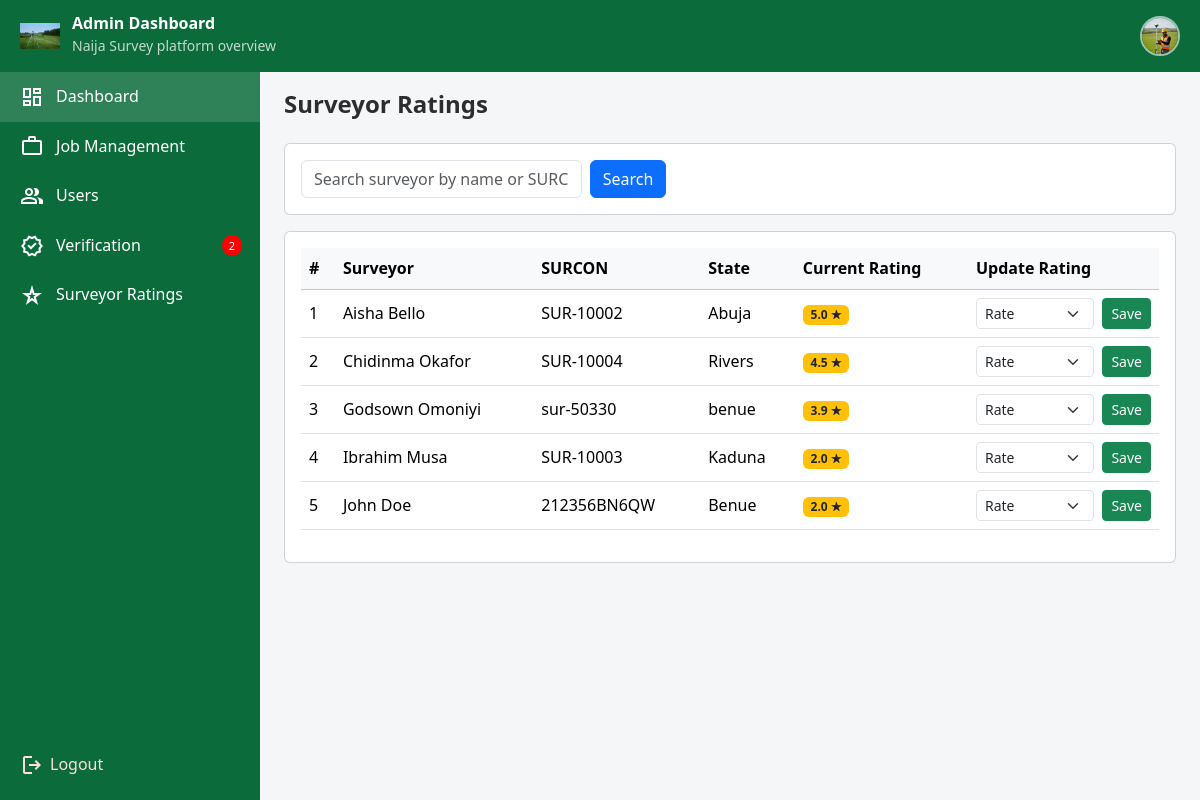
Page /Admin/surveyor_ratings.php (signed in) on the committed database.
### tables this page shows
CREATE TABLE IF NOT EXISTS `surveyors_profile` (
  `id` int NOT NULL AUTO_INCREMENT,
  `account_id` int NOT NULL,
  `first_name` varchar(100) NOT NULL,
  `surname` varchar(100) NOT NULL,
  `other_names` varchar(100) DEFAULT NULL,
  `phone_number` varchar(20) NOT NULL,
  `whatsapp_number` varchar(20) NOT NULL,
  `years_of_experience` int NOT NULL,
  `bio` text NOT NULL,
  `state` varchar(100) NOT NULL,
  `lga` varchar(100) NOT NULL,
  `address` text NOT NULL,
  `profile_image` varchar(255) NOT NULL,
  `id_type` varchar(50) NOT NULL,
  `id_document` varchar(255) NOT NULL,
  `surcon_number` varchar(50) NOT NULL,
  `specialization` enum('Land & Boundary Survey','Engineering Survey','Topographic Survey','Cadastral Survey','Hydrographic Survey','GIS Survey') NOT NULL,
  `verification_status` enum('pending','verified','rejected') NOT NULL DEFAULT 'pending',
  `verified_at` datetime NOT NULL DEFAULT CURRENT_TIMESTAMP,
  `created_at` datetime NOT NULL DEFAULT CURRENT_TIMESTAMP,
  `updated_at` datetime NOT NULL DEFAULT CURRENT_TIMESTAMP ON UPDATE CURRENT_TIMESTAMP,
  `rating` decimal(2,1) NOT NULL DEFAULT '0.0',
  `reviews_count` int NOT NULL DEFAULT '0',
  PRIMARY KEY (`id`),
  KEY `fk_surveyor_user` (`account_id`)
);

### Admin/surveyor_ratings.php (the view, shortened to what this page needs)
<?php
require_once "../config/db-connect.php";
$search = trim($_GET['search'] ?? "");
$sql = "
    SELECT
        id,
        first_name,
        surname,
        surcon_number,
        rating,
        reviews_count,
        state
    FROM surveyors_profile
    WHERE verification_status = 'verified'
";
$params = [];
$sql .= " ORDER BY first_name ASC";
$stmt = $pdo->prepare($sql);
$stmt->execute($params);
$surveyors = $stmt->fetchAll(PDO::FETCH_ASSOC);
?>
<!DOCTYPE html>
<html lang="en">
<head>
<link href="https://cdn.jsdelivr.net/npm/bootstrap@5.3.3/dist/css/bootstrap.min.css" rel="stylesheet">
<link rel="stylesheet" href="../assets/css/style.css">
</head>
<body>
<?php include "../components/nav.php"; ?>
<?php include "../components/admin-sidebar.php"; ?>
<div class="container-fluid px-4 main">
  <h4 class="fw-bold mb-4">Surveyor Ratings</h4>
  <div class="card mb-3">
    <div class="card-body">
      <form method="get" class="row g-2 align-items-center">
        <div class="col-md-4">
          <input
            type="text"
            name="search"
            class="form-control"
            placeholder="Search surveyor by name or SURCON..."
            value="<?php echo htmlspecialchars($search); ?>"
          >
        </div>
        <div class="col-md-auto">
          <button class="btn btn-primary">Search</button>
        </div>
      </form>
    </div>
  </div>
  <div class="card">
    <div class="card-body table-responsive">
      <table class="table table-hover align-middle">
        <thead class="table-light">
          <tr>
            <th>#</th>
            <th>Surveyor</th>
            <th>SURCON</th>
            <th>State</th>
            <th>Current Rating</th>
            <th>Update Rating</th>
          </tr>
        </thead>
        <tbody>
          <?php if (empty($surveyors)): ?>
            <tr>
              <td colspan="6" class="text-center text-muted">
                No verified surveyors found
              </td>
            </tr>
          <?php else: ?>
            <?php foreach ($surveyors as $i => $s): ?>
              <tr>
                <td><?php echo $i + 1; ?></td>
                <td>
                  <?php echo htmlspecialchars($s['first_name'].' '.$s['surname']); ?>
                </td>
                <td><?php echo htmlspecialchars($s['surcon_number']); ?></td>
                <td><?php echo htmlspecialchars($s['state']); ?></td>
                <td>
                  <span class="badge bg-warning text-dark">
                    <?php echo number_format($s['rating'], 1); ?> ★
                  </span>
                </td>
                <td>
                  <form method="post" action="processes/update-surveyor-rating.php" class="d-flex gap-2">
                    <select name="rating" class="form-select form-select-sm" required>
                      <option value="">Rate</option>
                    </select>
                    <button class="btn btn-sm btn-success">
                      Save
                    </button>
                  </form>
                </td>
              </tr>
            <?php endforeach; ?>
          <?php endif; ?>
        </tbody>
      </table>
    </div>
  </div>
</div>
</body>
</html>

### rows in the picture
surveyors_profile: first_name+surname "Aisha Bello", surcon_number "SUR-10002", state "Abuja", rating "5.0"
surveyors_profile: first_name+surname "Chidinma Okafor", surcon_number "SUR-10004", state "Rivers", rating "4.5"
surveyors_profile: first_name+surname "Godsown Omoniyi", surcon_number "sur-50330", state "benue", rating "3.9"
surveyors_profile: first_name+surname "Ibrahim Musa", surcon_number "SUR-10003", state "Kaduna", rating "2.0"
surveyors_profile: first_name+surname "John Doe", surcon_number "212356BN6QW", state "Benue", rating "2.0"

### other values in the picture
$totalPendingVerifications "2"
